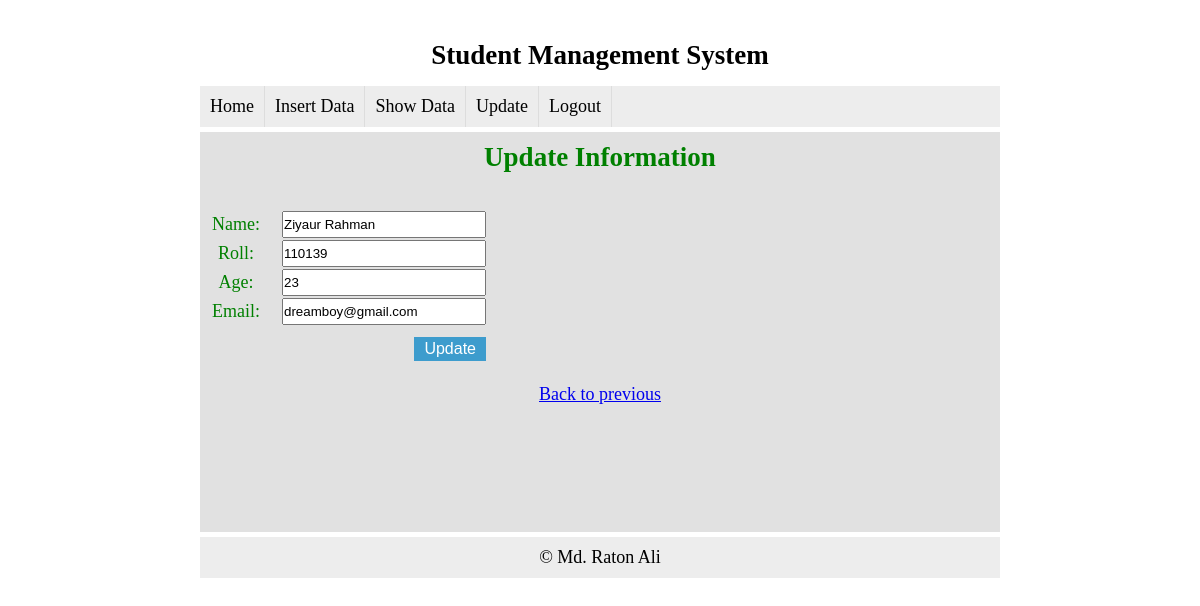
/update.php?id=5 (signed in), run on the app's committed database.
### tables this page shows
CREATE TABLE IF NOT EXISTS `tbl_student` (
`st_id` int(11) NOT NULL,
  `st_name` varchar(50) NOT NULL,
  `st_roll` varchar(50) NOT NULL,
  `st_age` int(11) NOT NULL,
  `st_email` varchar(50) NOT NULL
);

### update.php (the view, shortened to what this page needs)
<?php include('header.php');?>
<?php
include('config.php');
if(isset($_REQUEST['id'])) {
	$id = $_REQUEST['id'];
}
else {
	header('location: view.php');
}
?>
<!doctype html>
<html lang="en">
<head>
</head>
<body>
<div class="content">
<h2>Update Information</h2>
<br>
<?php
$result = mysqli_query($link,"select * from tbl_student where st_id='$id'");
while($row=mysqli_fetch_array($result))
{
	$st_name_old = $row['st_name'];
	$st_roll_old = $row['st_roll'];
	$st_age_old = $row['st_age'];
	$st_email_old = $row['st_email'];
}
?>
<form action="" method="post">
<table>
	<tr>
		<td>Name: </td>
		<td><input type="text" name="st_name" value="<?php echo $st_name_old; ?>"></td>
	</tr>
	<tr>
		<td>Roll: </td>
		<td><input type="text" name="st_roll" value="<?php echo $st_roll_old; ?>"></td>
	</tr>
	<tr>
		<td>Age: </td>
		<td><input type="text" name="st_age" value="<?php echo $st_age_old; ?>"></td>
	</tr>
	<tr>
		<td>Email: </td>
		<td><input type="text" name="st_email" value="<?php echo $st_email_old; ?>"></td>
	</tr>
	<tr>
		<td></td>
		<td><input type="submit" value="Update" name="form1"></td>
	</tr>
</table>
</form>
<br>
<a href="modify.php">Back to previous</a>
</div>
<?php include('footer.php')?>
</body>
</html>

### style.css (style rules this page uses)
* { margin:0px; padding:0px; }
body { font-family: 'Times New Roman',arial; font-size:18px; }
input[type='submit'] { cursor: pointer; background-color:#3d9ccd; padding:3px 10px; color:#fff; }
.content table tr td { padding:0px 10px; }
.content table tr td input[type='text'], .content table tr td input[type='password'] { width:200px; height:23px; line-height:23px }
.content table tr td input[type='submit'] { background-color:#3d9ccd; padding:3px 10px; color:#fff; border: none; margin-top: 10px; float: right; font-size:16px; }
.main h2 { text-align:center; padding:10px; margin:5px; }
.content { text-align:center; color:green; min-height: 400px; background-color: #e1e1e1; }

### data on the page
tbl_student: st_name "Ziyaur Rahman", st_roll "110139", st_age "23", st_email "dreamboy@gmail.com"
